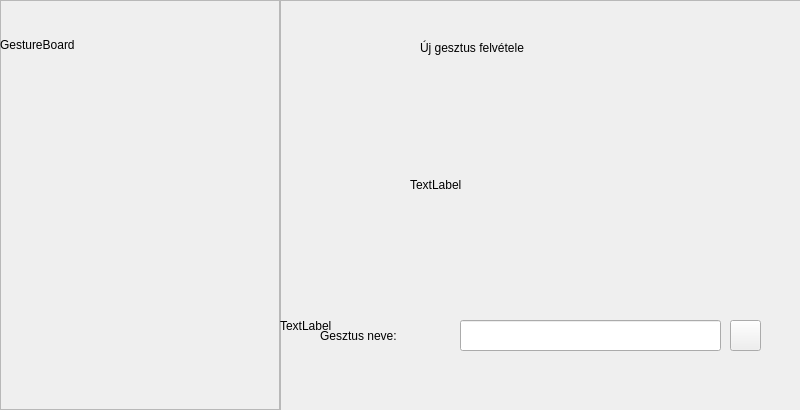
<?xml version="1.0" encoding="UTF-8"?>
<ui version="4.0">
 <class>Form</class>
 <widget class="QWidget" name="Form">
  <property name="geometry">
   <rect>
    <x>0</x>
    <y>0</y>
    <width>800</width>
    <height>410</height>
   </rect>
  </property>
  <property name="windowTitle">
   <string>Form</string>
  </property>
  <widget class="QFrame" name="frameNewGesture">
   <property name="geometry">
    <rect>
     <x>280</x>
     <y>0</y>
     <width>521</width>
     <height>411</height>
    </rect>
   </property>
   <property name="frameShape">
    <enum>QFrame::Shape::StyledPanel</enum>
   </property>
   <property name="frameShadow">
    <enum>QFrame::Shadow::Raised</enum>
   </property>
   <widget class="QLabel" name="lblInfo">
    <property name="geometry">
     <rect>
      <x>140</x>
      <y>40</y>
      <width>261</width>
      <height>16</height>
     </rect>
    </property>
    <property name="text">
     <string>Új gesztus felvétele</string>
    </property>
   </widget>
   <widget class="QLabel" name="lblUserGuide">
    <property name="geometry">
     <rect>
      <x>0</x>
      <y>240</y>
      <width>521</width>
      <height>171</height>
     </rect>
    </property>
    <property name="text">
     <string>TextLabel</string>
    </property>
    <property name="wordWrap">
     <bool>true</bool>
    </property>
   </widget>
   <widget class="QLabel" name="lblGestureInputLabel">
    <property name="geometry">
     <rect>
      <x>40</x>
      <y>320</y>
      <width>161</width>
      <height>31</height>
     </rect>
    </property>
    <property name="text">
     <string>Gesztus neve:</string>
    </property>
   </widget>
   <widget class="QLineEdit" name="txtinputGestureName">
    <property name="geometry">
     <rect>
      <x>180</x>
      <y>320</y>
      <width>261</width>
      <height>31</height>
     </rect>
    </property>
   </widget>
   <widget class="QPushButton" name="btnNameOK">
    <property name="geometry">
     <rect>
      <x>450</x>
      <y>320</y>
      <width>31</width>
      <height>31</height>
     </rect>
    </property>
    <property name="text">
     <string/>
    </property>
   </widget>
   <widget class="QLabel" name="lblCvImg">
    <property name="geometry">
     <rect>
      <x>130</x>
      <y>100</y>
      <width>270</width>
      <height>170</height>
     </rect>
    </property>
    <property name="text">
     <string>TextLabel</string>
    </property>
   </widget>
   <zorder>lblGestureInputLabel</zorder>
   <zorder>txtinputGestureName</zorder>
   <zorder>btnNameOK</zorder>
   <zorder>lblCvImg</zorder>
   <zorder>lblUserGuide</zorder>
   <zorder>lblInfo</zorder>
  </widget>
  <widget class="QFrame" name="frameBlue">
   <property name="geometry">
    <rect>
     <x>0</x>
     <y>0</y>
     <width>280</width>
     <height>410</height>
    </rect>
   </property>
   <property name="frameShape">
    <enum>QFrame::Shape::StyledPanel</enum>
   </property>
   <property name="frameShadow">
    <enum>QFrame::Shadow::Raised</enum>
   </property>
   <widget class="QLabel" name="lblTitle">
    <property name="geometry">
     <rect>
      <x>0</x>
      <y>20</y>
      <width>240</width>
      <height>50</height>
     </rect>
    </property>
    <property name="text">
     <string>GestureBoard</string>
    </property>
   </widget>
   <widget class="QLabel" name="lblDescription">
    <property name="geometry">
     <rect>
      <x>20</x>
      <y>90</y>
      <width>231</width>
      <height>241</height>
     </rect>
    </property>
    <property name="text">
     <string/>
    </property>
    <property name="wordWrap">
     <bool>true</bool>
    </property>
   </widget>
  </widget>
 </widget>
 <resources/>
 <connections/>
</ui>
